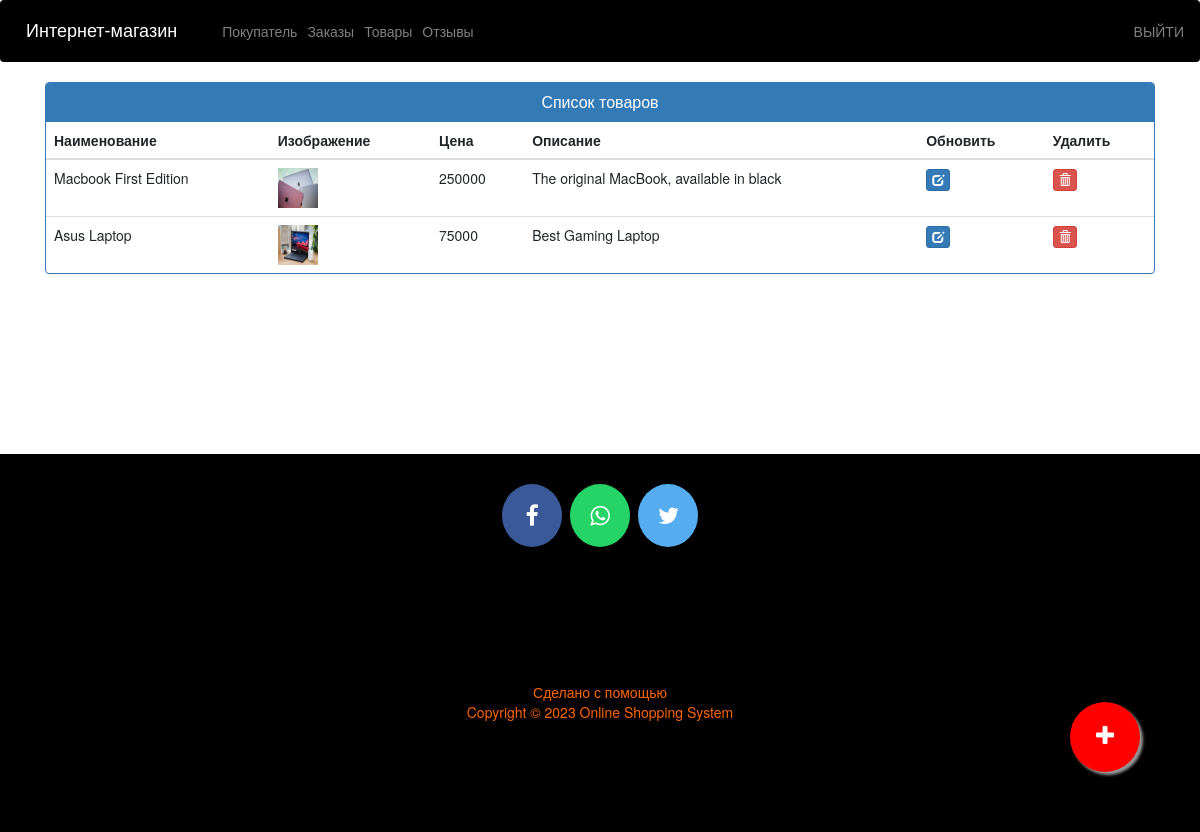
Screenshot of /admin-products (signed in) with the database file from the repository.
### ecom/models.py (models this page shows, shortened)
class Product(models.Model):
    name = models.CharField(max_length=40)
    product_image = models.ImageField(upload_to='product_image/', null=True, blank=True)
    price = models.PositiveIntegerField()
    description = models.CharField(max_length=40)

### ecom/views.py (the view)
# urls.py: path('admin-products', views.admin_products_view, name='admin-products'),
@login_required(login_url='adminlogin')
def admin_products_view(request):
    products = models.Product.objects.all()
    return render(request, 'ecom/admin_products.html', {'products': products})

### templates/ecom/admin_products.html (shortened to what this page needs)
{% extends 'ecom/admin_base.html' %}
{% load static %}
{% block content %}
<head>
  <link href="//netdna.bootstrapcdn.com/bootstrap/3.0.0/css/bootstrap.min.css" rel="stylesheet" id="bootstrap-css">
</head>
<div class="container">
  <div class="panel panel-primary">
    <div class="panel-heading">
      <h6 class="panel-title">Список товаров</h6>
    </div>
    <table class="table table-hover" id="dev-table">
      <thead>
        <tr>
          <th>Наименование</th>
          <th>Изображение</th>
          <th>Цена</th>
          <th>Описание</th>
          <th>Обновить</th>
          <th>Удалить</th>
        </tr>
      </thead>
      {% for p in products %}
  {% if p %}
      <tr>
        <td> {{p.name}}</td>
        <td> <img src="{% static p.product_image.url %}" alt="Profile Pic" height="40px" width="40px" /></td>
        <td>{{p.price}}</td>
        <td>{{p.description}}</td>
        <td><a class="btn btn-primary btn-xs" href="{% url 'update-product' p.id  %}"><span class="glyphicon glyphicon-edit"></span></a></td>
        <td><a class="btn btn-danger btn-xs" href="{% url 'delete-product' p.id  %}"><span class="glyphicon glyphicon-trash"></span></a></td>
      </tr>
      {%else%}
      <br><br><br>
      <h1>никаких продуктов</h1>
      {% endif %}
      {% endfor %}
    </table>
  </div>
</div>
<a href="/admin-add-product" class="float">
<i class="fa fa-plus my-float"></i>
</a>
{% endblock content %}

### templates/ecom/admin_base.html (style rules this page uses)
.fa { font-size: 23px; width: 60px; text-align: center; text-decoration: none; margin: 5px 2px; border-radius: 50%; }

### templates/ecom/admin_products.html (style rules this page uses)
a:link { text-decoration: none; }
h6 { text-align: center; }
.float { position:fixed; width:70px; height:70px; bottom:60px; right:60px; background-color:red; color:#FFF; border-radius:50px; text-align:center; box-shadow: 3px 3px 3px #999; }
.my-float { margin-top:22px; }

### rows the page displays
Product: name "Macbook First Edition", product_image (picture), price "250000", description "The original MacBook, available in black"
Product: name "Asus Laptop", product_image (picture), price "75000", description "Best Gaming Laptop"
